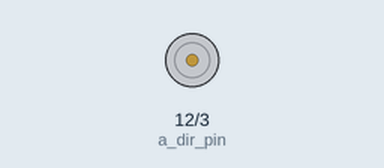
Recording of a sketch running on a simulated Arduino Uno, built with avr-gcc and run on an emulated ATmega328P. On the bench: direction and speed pins drawn as motors (green arrow = direction pin HIGH = forward, orange = LOW = backward, longer = more drive).

Above: at 1.5 s.
At 3.07 s:
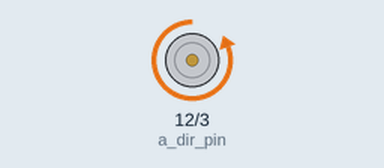
At 6.12 s:
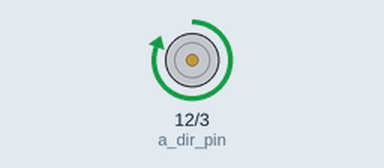
Timing chart, 0 to 7.9 s (numbered marks = the images above):
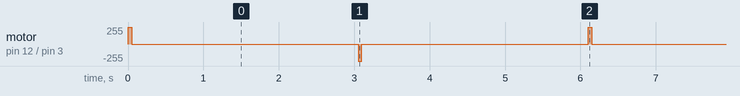

The sketch:

turnout_switch_loop.ino
```cpp
// A test logic for TOMIX turnout point control.
// It switches direction every 3 seconds.
// For simplicity, we use Arduino UNO with Arduino Motorshield.
// We take advantage of H-Bridge function(direction change) of Arduino Motorshield.
// Speed control function(by pwm) of Motorshield is not used here.
// Someday, I will make my own H-Bridge circuit for this.

const int a_pwm_pin = 3;	// speed pin of Motorshield for motor A
const int a_dir_pin = 12;	// direction pin of Motorshield for motor A

int a_dir = LOW;

void setup() {
  pinMode(a_pwm_pin, OUTPUT);
  pinMode(a_dir_pin, OUTPUT);
}

void loop() {
  // change direction everytime
  if(a_dir == LOW) {
    a_dir = HIGH;
  } else {
    a_dir = LOW;
  }
  digitalWrite(a_dir_pin, a_dir);

  // Let the current flows for a SHORT time to keep electric magnet from overheating
  digitalWrite(a_pwm_pin, HIGH);
  delay(50);
  digitalWrite(a_pwm_pin, LOW);

  delay(3000);
}
```

Measured:
- by itself, motor on pin 12 (a_dir_pin) / pin 3 (a_pwm_pin): repeats every 6.1 s: stopped 3.0 s, backward 255/255 0.05 s, stopped 3.0 s, forward 255/255 0.05 s
